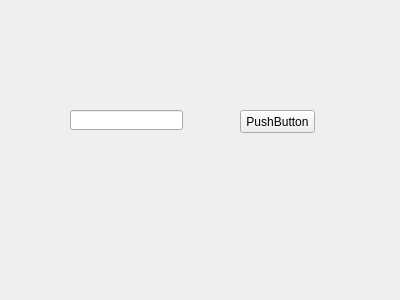
<?xml version="1.0" encoding="UTF-8"?>
<ui version="4.0">
 <class>Form</class>
 <widget class="QWidget" name="Form">
  <property name="geometry">
   <rect>
    <x>0</x>
    <y>0</y>
    <width>400</width>
    <height>300</height>
   </rect>
  </property>
  <property name="windowTitle">
   <string>Form</string>
  </property>
  <widget class="QLineEdit" name="lineEdit">
   <property name="geometry">
    <rect>
     <x>70</x>
     <y>110</y>
     <width>113</width>
     <height>20</height>
    </rect>
   </property>
  </widget>
  <widget class="QPushButton" name="pushButton">
   <property name="geometry">
    <rect>
     <x>240</x>
     <y>110</y>
     <width>75</width>
     <height>23</height>
    </rect>
   </property>
   <property name="text">
    <string>PushButton</string>
   </property>
  </widget>
 </widget>
 <resources/>
 <connections/>
</ui>
